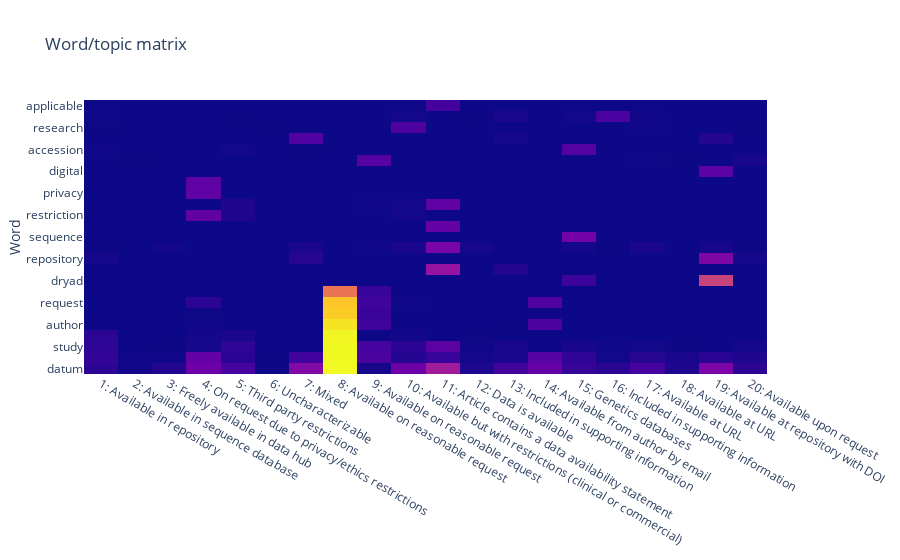

Notebook cell for this chart:
### Code cell
# Show topic matrix for a subset of words

df = word_model.head(25)

fig = go.Figure(
    data=go.Heatmap(
        z=df.values, x=df.columns, y=df.index, showscale=False
    ),
    layout_title_text="Word/topic matrix",
    layout_yaxis_title_text="Word",
    layout_height=800
)

fig_path = os.path.join(PROJ_ROOT + "/reports/figures/" + "0.5-06-word-topic-matrix")

pio.write_html(fig, fig_path + ".html", include_plotlyjs="cdn")
pio.write_image(fig, fig_path + ".svg")

fig.show()

### Figure 1 — Plotly figure (JSON) as saved in the notebook; plotly's stock layout.template omitted (floating-point values rounded to 4 significant figures; data arrays with more than 128 entries replaced by an {"elided": "..."} marker saying what was removed)
{"data": [{"showscale": false, "type": "heatmap", "x": ["1: Available in repository", "2: Available in sequence database", "3: Freely available in data hub", "4: On request due to privacy/ethics restrictions", "5: Third party restrictions", "6: Uncharacterizable", "7: Mixed", "8: Available on reasonable request", "9: Available on reasonable request", "10: Available but with restrictions (clinical or commercial)", "11: Article contains a data availability statement", "12: Data is available", "13: Included in supporting information", "14: Available from author by email", "15: Genetics databases", "16: Included in supporting information", "17: Available at URL", "18: Available at URL", "19: Available at repository with DOI", "20: Available upon request"], "y": ["datum", "available", "study", "finding", "author", "corresponding", "request", "reasonable", "dryad", "article", "repository", "data", "sequence", "statement", "restriction", "availability", "privacy", "ethical", "digital", "dataset", "accession", "manuscript", "research", "information", "applicable"], "z": {"elided": "25x20 float values"}}], "layout": {"autosize": true, "title": {"text": "Word/topic matrix"}, "xaxis": {"autorange": true, "range": [-0.5, 19.5], "type": "category"}, "yaxis": {"autorange": true, "range": [-0.5, 24.5], "title": {"text": "Word"}, "type": "category"}}}
